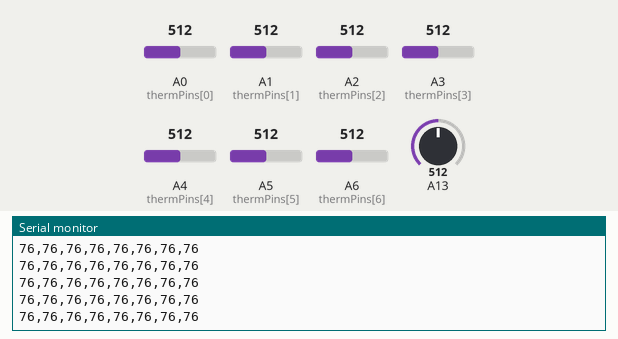
Simulated run of this sketch. Board: Arduino Mega 2560, built with avr-gcc and run on an emulated ATmega2560. Shown: the last lines printed to the serial monitor. Inputs (shaded band) come from the test bench; at power-on: A0 (thermPins[0]) = 512, A1 (thermPins[1]) = 512, A6 (thermPins[6]) = 512, A2 (thermPins[2]) = 512, A3 (thermPins[3]) = 512, A4 (thermPins[4]) = 512, A5 (thermPins[5]) = 512, A13 = 512.

Above: at 1.2 s.
1.3 s: A0 (thermPins[0]) set to 612
At 2.3 s:
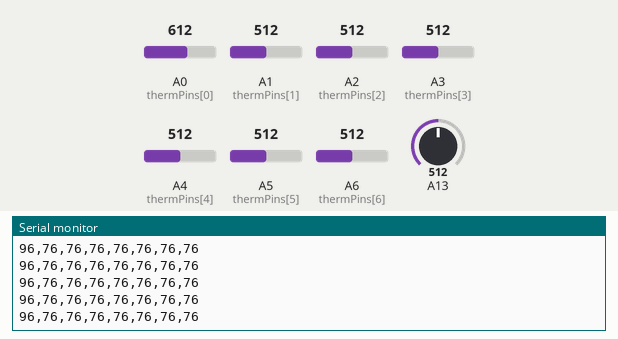
4.3 s: A0 (thermPins[0]) set to 642
At 5.0 s:
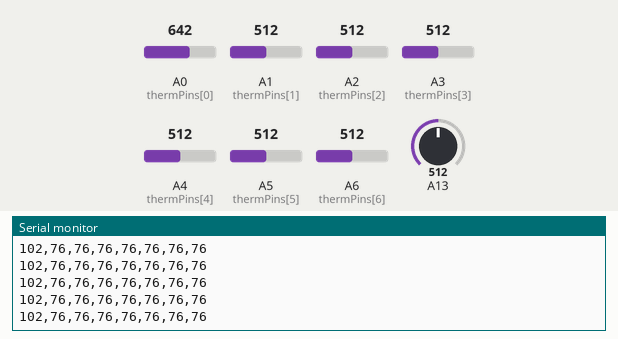
8.8 s: A1 (thermPins[1]) set to 620
At 9.9 s:
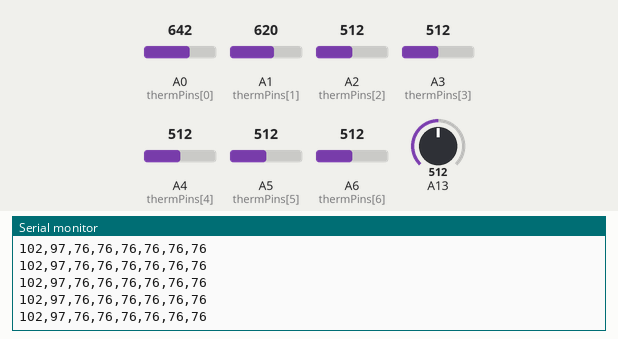
11.8 s: A1 (thermPins[1]) set to 645
At 12.9 s:
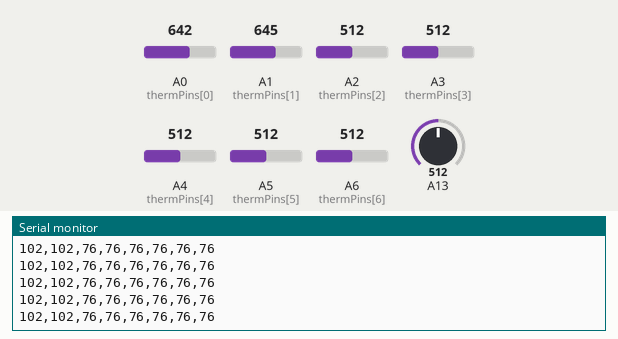
13.3 s: A6 (thermPins[6]) set to 614
At 14.1 s:
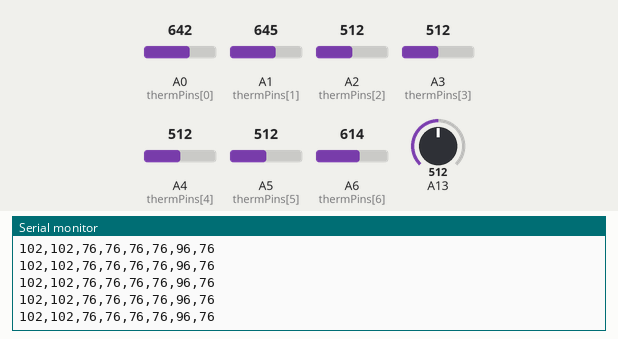
14.8 s: A6 (thermPins[6]) set to 647
At 15.4 s:
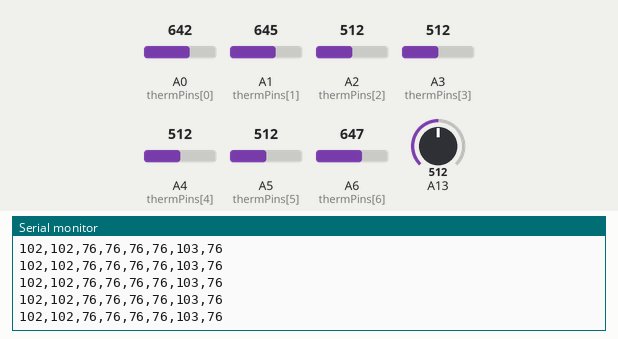
Timing chart, 0 to 17.8 s (numbered marks = the images above; inputs shaded):
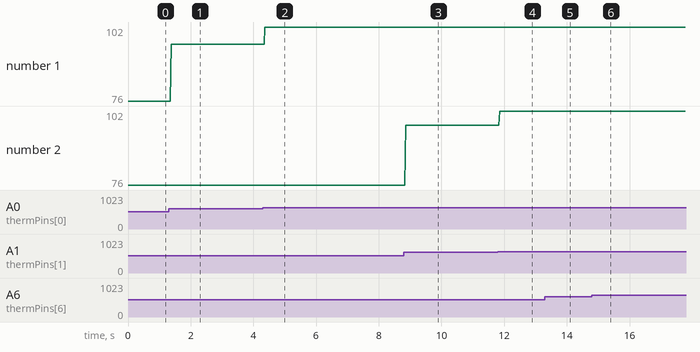

The sketch:

BatHouseTempTx.ino
```cpp
static const uint8_t thermPins[] = {
  A0, A1, A2, A3, A4, A5, A6
};

int thermData[7];
float rBias  = 10000.00;
float bValue = 3435;
float rAlpha  = 0.09919;
float c2Kelvin = 273.15;
float adcRes = 1024.00;
float vRef = 5.00;

void setup()
{
  Serial1.begin(9600);
  Serial.begin(9600);
}

void loop()
{
  for (int i = 0; i < 8; ++i) {
    thermData[i] = ((bValue/log((((vRef*rBias)/((analogRead(thermPins[i])/adcRes)*vRef))-rBias)/rAlpha))-c2Kelvin)*9/5+32;
    Serial1.print(thermData[i]);
    Serial.print(thermData[i]);
    if (i < 7) {
      Serial1.print(",");
      Serial.print(",");
    }
  }
  Serial1.println();
  Serial.println();
  //Serial1.println(thermData[0]);
  delay(10);
}
```

Measured:
- after the input at 1.3 s, the serial monitor: prints a new line after 0.08 s (image 1)
- after the input at 4.3 s, the serial monitor: prints a new line after 0.07 s (image 2)
- after the input at 8.8 s, the serial monitor: prints a new line after 0.06 s (image 3)
- after the input at 11.8 s, the serial monitor: prints a new line after 0.06 s (image 4)
- after the input at 13.3 s, the serial monitor: prints a new line after 0.05 s (image 5)
- after the input at 14.8 s, the serial monitor: prints a new line after 0.06 s (image 6)
- plotted number 1: 76 → 96 after the input at 1.3 s, 96 → 102 after the input at 4.3 s
- plotted number 2: 76 → 97 after the input at 8.8 s
